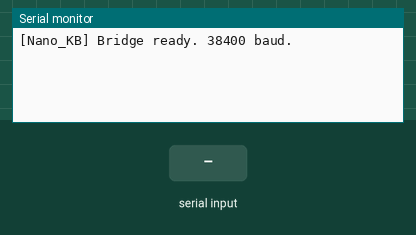
Bench run of a sketch on a simulated Arduino Uno, built with avr-gcc and run on an emulated ATmega328P. Shown: the last lines printed to the serial monitor. Inputs (shaded band) come from the test bench.

Above: at 1.2 s.
1.3 s: "1\n" received over the second serial link
At 2.3 s:
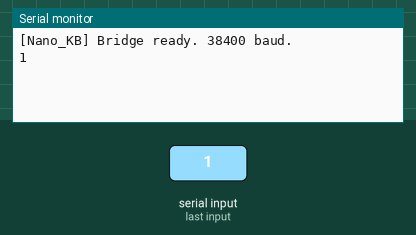
2.8 s: "0\n" received over the second serial link
At 3.4 s:
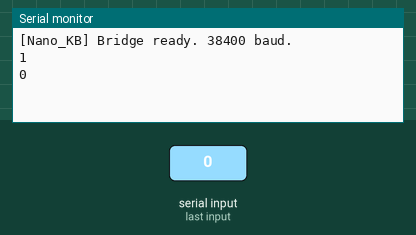

The sketch:

nano_keyboard.ino
```cpp
// ============================================================
//  RKS — Nano_KB（鍵盤橋接端）
//  USB Serial（電腦2）↔ SoftwareSerial TX/RX（Pro Micro）
//
//  接線：
//    Nano D10 (SoftSerial RX) ← Pro Micro TX1 (Pin 1)
//    Nano D11 (SoftSerial TX) → Pro Micro RX1 (Pin 0)
//    Nano GND                 — Pro Micro GND
//    Nano USB                 → 電腦2
//
//  鮑率：38400（兩端一致）
// ============================================================

#include <SoftwareSerial.h>

SoftwareSerial proMicro(10, 11);  // RX=D10, TX=D11

void setup() {
    Serial.begin(38400);
    proMicro.begin(38400);
    Serial.setTimeout(20);
    proMicro.setTimeout(20);
    Serial.println("[Nano_KB] Bridge ready. 38400 baud.");
}

void loop() {
    if (Serial.available()) {
        String msg = Serial.readStringUntil('\n');
        msg.trim();
        if (msg.length() > 0) proMicro.println(msg);
    }
    if (proMicro.available()) {
        String ack = proMicro.readStringUntil('\n');
        ack.trim();
        if (ack.length() > 0) Serial.println(ack);
    }
}
```

Measured:
- after the input at 1.3 s, the serial monitor: prints a new line at once (image 1)
- after the input at 2.8 s, the serial monitor: prints a new line at once (image 2)
